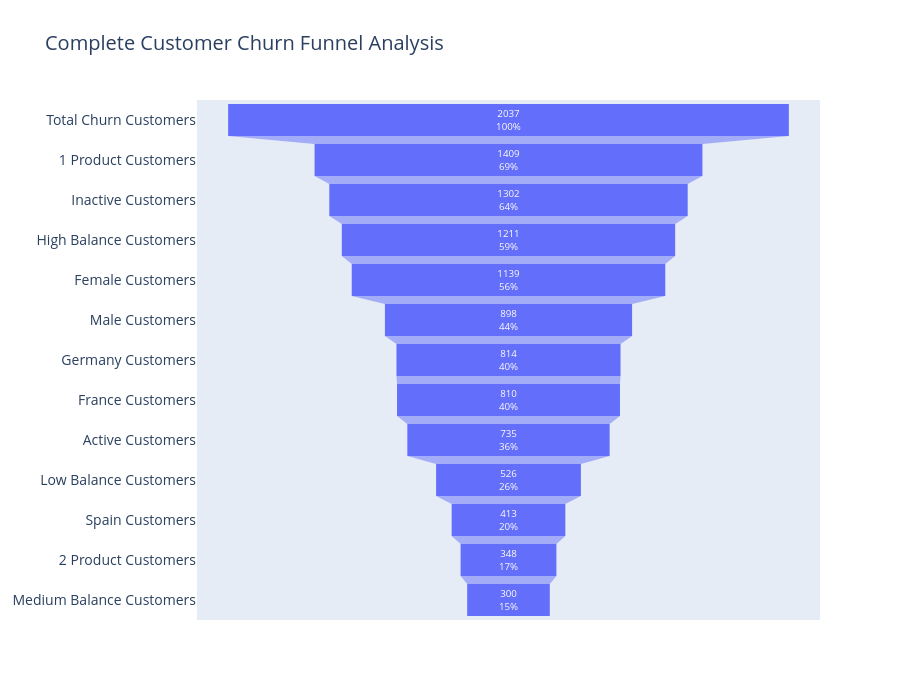

The notebook cell saved with this chart:
### Code cell
# COMPLETE ORDERED FUNNEL CHART
# ONLY CHURN CUSTOMERS

import plotly.graph_objects as go

# TOTAL CHURN CUSTOMERS
total_customers = len(churn_df)

# REGION-WISE CHURN

germany_customers = len(
    churn_df[churn_df['Geography'] == 'Germany']
)

france_customers = len(
    churn_df[churn_df['Geography'] == 'France']
)

spain_customers = len(
    churn_df[churn_df['Geography'] == 'Spain']
)

# GENDER-WISE CHURN
female_customers = len(
    churn_df[churn_df['Gender'] == 'Female']
)

male_customers = len(
    churn_df[churn_df['Gender'] == 'Male']
)

# ACTIVE / INACTIVE CUSTOMERS
inactive_customers = len(
    churn_df[churn_df['IsActiveMember'] == 0]
)

active_customers = len(
    churn_df[churn_df['IsActiveMember'] == 1]
)

# BALANCE ANALYSIS

high_balance_customers = len(
    churn_df[churn_df['Balance'] > 100000]
)

medium_balance_customers = len(
    churn_df[
        (churn_df['Balance'] >= 50000) &
        (churn_df['Balance'] <= 100000)
    ]
)

low_balance_customers = len(
    churn_df[churn_df['Balance'] < 50000]
)

# PRODUCT ANALYSIS

one_product_customers = len(
    churn_df[churn_df['NumOfProducts'] == 1]
)

two_product_customers = len(
    churn_df[churn_df['NumOfProducts'] == 2]
)

# FUNNEL LABELS

funnel_labels = [

    "Total Churn Customers",

    "Germany Customers",
    "France Customers",
    "Spain Customers",

    "Female Customers",
    "Male Customers",

    "Inactive Customers",
    "Active Customers",

    "High Balance Customers",
    "Medium Balance Customers",
    "Low Balance Customers",

    "1 Product Customers",
    "2 Product Customers"
]
# FUNNEL VALUES

funnel_values = [

    total_customers,

    germany_customers,
    france_customers,
    spain_customers,

    female_customers,
    male_customers,

    inactive_customers,
    active_customers,

    high_balance_customers,
    medium_balance_customers,
    low_balance_customers,

    one_product_customers,
    two_product_customers
]

# SORT VALUES IN DESCENDING ORDER

sorted_data = sorted(
    zip(funnel_values, funnel_labels),
    reverse=True
)

sorted_values = [x[0] for x in sorted_data]
sorted_labels = [x[1] for x in sorted_data]

# CREATE FUNNEL CHART


fig = go.Figure(go.Funnel(

    y = sorted_labels,

    x = sorted_values,

    textinfo = "value+percent initial"

))

# UPDATE LAYOUT


fig.update_layout(

    title = "Complete Customer Churn Funnel Analysis",

    font = dict(size = 14),

    height = 700

)

# SHOW FUNNEL CHART


fig.show()

### Figure 1 — Plotly figure (JSON) as saved in the notebook; plotly's stock layout.template omitted (floating-point values rounded to 4 significant figures)
{"data": [{"textinfo": "value+percent initial", "type": "funnel", "x": [2037, 1409, 1302, 1211, 1139, 898, 814, 810, 735, 526, 413, 348, 300], "y": ["Total Churn Customers", "1 Product Customers", "Inactive Customers", "High Balance Customers", "Female Customers", "Male Customers", "Germany Customers", "France Customers", "Active Customers", "Low Balance Customers", "Spain Customers", "2 Product Customers", "Medium Balance Customers"]}], "layout": {"font": {"size": 14}, "height": 700, "title": {"text": "Complete Customer Churn Funnel Analysis"}}}
